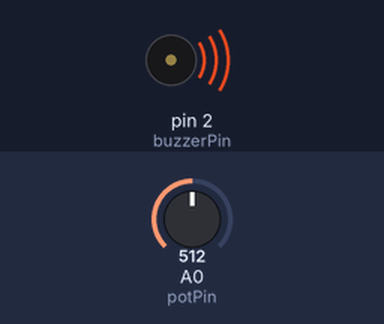
The sketch below on a simulated Arduino Uno, built with avr-gcc and run on an emulated ATmega328P. Shown: buzzer (waves = sounding). The inputs (shaded band) are chosen by the test bench; at power-on: A0 (potPin) = 512.

Above: at 0.1 s.
Timing chart, 0 to 1.6 s (numbered marks = the images above):
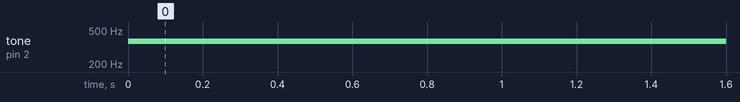

Measured:
- by itself, tone on pin 2 (buzzerPin): silent → 370 Hz at 0.00 s

The sketch:

passive_buzzer_control.ino
```cpp
int buzzerPin=2;
int potPin=A0;
int potVal=0;

int notes[]={277,311,350,370,415,466,523};

void setup() {
  pinMode(potPin,INPUT);
  pinMode(buzzerPin,OUTPUT);
  tone(buzzerPin,500,1000);
}

void loop() {
  potVal=analogRead(potPin);
  int chosenNote=(potVal/1023.)*6;

  tone(buzzerPin,notes[chosenNote]);
  delay(500);
}
```
